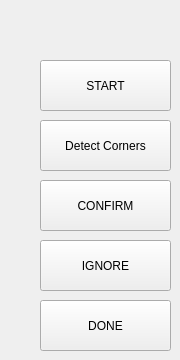
    <widget class="QWidget" name="tab">
     <attribute name="title">
      <string>CALIB</string>
     </attribute>
     <widget class="QPushButton" name="captureButton">
      <property name="geometry">
       <rect>
        <x>40</x>
        <y>60</y>
        <width>131</width>
        <height>51</height>
       </rect>
      </property>
      <property name="text">
       <string>START</string>
      </property>
     </widget>
     <widget class="QPushButton" name="ignoreButton">
      <property name="geometry">
       <rect>
        <x>40</x>
        <y>240</y>
        <width>131</width>
        <height>51</height>
       </rect>
      </property>
      <property name="text">
       <string>IGNORE</string>
      </property>
     </widget>
     <widget class="QPushButton" name="confirmButton">
      <property name="geometry">
       <rect>
        <x>40</x>
        <y>180</y>
        <width>131</width>
        <height>51</height>
       </rect>
      </property>
      <property name="text">
       <string>CONFIRM</string>
      </property>
     </widget>
     <widget class="QPushButton" name="doneButton">
      <property name="geometry">
       <rect>
        <x>40</x>
        <y>300</y>
        <width>131</width>
        <height>51</height>
       </rect>
      </property>
      <property name="text">
       <string>DONE</string>
      </property>
     </widget>
     <widget class="QPushButton" name="detectCornersButton">
      <property name="geometry">
       <rect>
        <x>40</x>
        <y>120</y>
        <width>131</width>
        <height>51</height>
       </rect>
      </property>
      <property name="text">
       <string>Detect Corners</string>
      </property>
     </widget>
    </widget>
